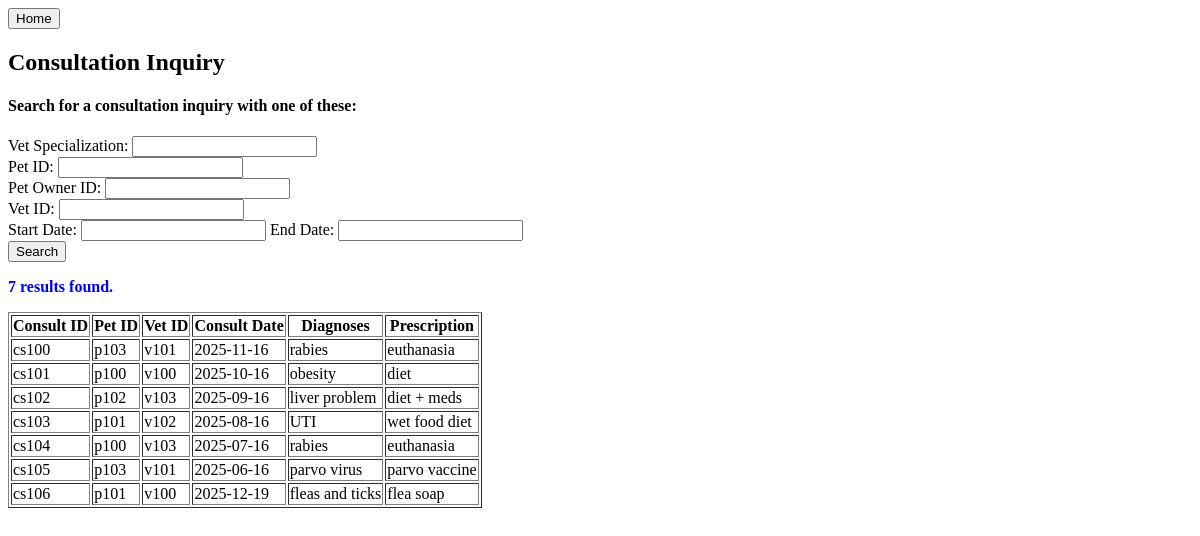
Before: /consultation/inquiry with the older database file.
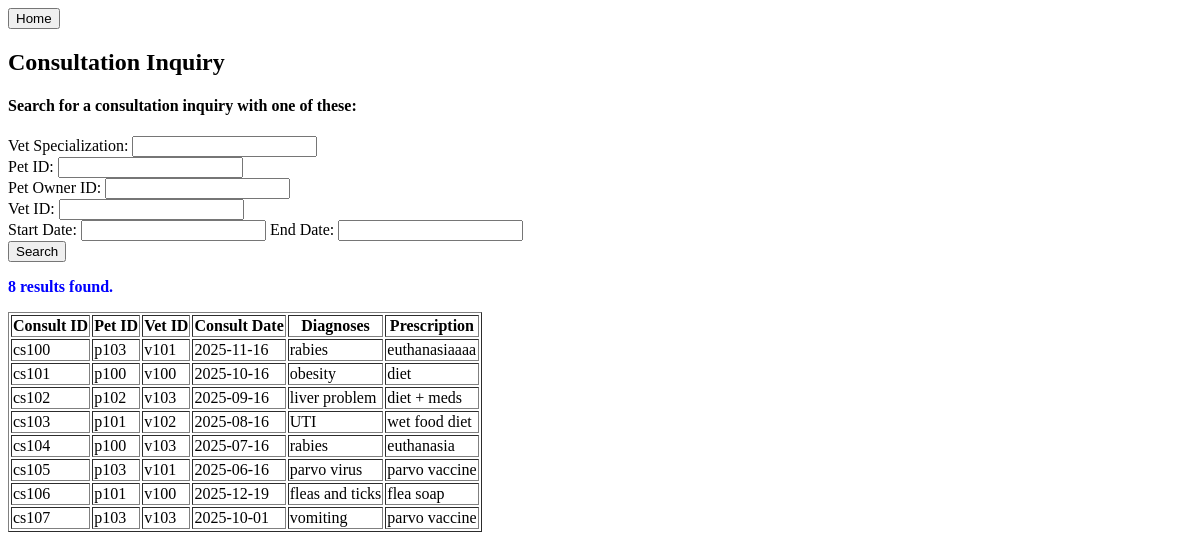
After: the same page with the newer database file.
### tables this page shows
CREATE TABLE "Consultation" (
	"consultID"	TEXT,
	"petID"	TEXT,
	"vetID"	TEXT,
	"consultDate"	TEXT,
	"diagnoses"	TEXT,
	"prescription"	TEXT,
	"deleted"	INTEGER DEFAULT 0,
	PRIMARY KEY("consultID"),
	FOREIGN KEY("petID") REFERENCES "Pet"("petID"),
	FOREIGN KEY("vetID") REFERENCES "Veterinarian"("vetID")
);

### app.py (the view)
@app.route("/consultation/inquiry", methods=["GET","POST"])
def consultation_inquiry():
    conn = db()
    query = """
    SELECT c.consultID, c.petID, c.vetID, c.consultDate, c.diagnoses, c.prescription
    FROM Consultation c
    JOIN Pet p ON c.petID = p.petID
    JOIN Veterinarian v ON c.vetID = v.vetID
    WHERE c.deleted=0
    """
    params = []
    vet_special = request.args.get("vetSpecial", "").strip()
    pet_id = request.args.get("petID", "").strip()
    owner_id = request.args.get("petOwnerID", "").strip()
    vet_id = request.args.get("vetID", "").strip()
    start_date = request.args.get("startDate", "").strip()
    end_date = request.args.get("endDate", "").strip()
    if vet_special:
        query += " AND v.vetSpecial LIKE ?"
        params.append(f"%{vet_special}%")
    if pet_id:
        query += " AND c.petID = ?"
        params.append(pet_id)
    if owner_id:
        query += " AND p.petOwnerID = ?"
        params.append(owner_id)
    if vet_id:
        query += " AND c.vetID = ?"
        params.append(vet_id)
    if start_date and end_date:
        query += " AND c.consultDate BETWEEN ? AND ?"
        params.extend([start_date, end_date])
    consultations = conn.execute(query, params).fetchall()
    inquiry_count = len(consultations) #display number of inquiries / count results
    conn.close()
    return render_template("consultation_inquiry.html", consultations=consultations, inquiry_count=inquiry_count)

### app.py (called while the page is built)
def db():
    return sqlite3.connect(DB)

### templates/consultation_inquiry.html
<button onclick="window.location.href='/'">Home</button>
<h2>Consultation Inquiry</h2>
<h4>Search for a consultation inquiry with one of these:</h4>
<form method="GET" action="/consultation/inquiry">
    <label>Vet Specialization: <input type="text" name="vetSpecial"></label><br>
    <label>Pet ID: <input type="text" name="petID"></label><br>
    <label>Pet Owner ID: <input type="text" name="petOwnerID"></label><br>
    <label>Vet ID: <input type="text" name="vetID"></label><br>
    <label>Start Date: <input type="text" name="startDate"></label>
    <label>End Date: <input type="text" name="endDate"></label><br>
    <button type="submit">Search</button>
</form>
{% if consultations is not none %}
    <p style="color: blue; font-weight: bold;"><strong>{{ inquiry_count }} result{{ 's' if inquiry_count != 1 else '' }} found.</strong></p>
{% endif %}
<table border="1">
    <tr>
        <th>Consult ID</th>
        <th>Pet ID</th>
        <th>Vet ID</th>
        <th>Consult Date</th>
        <th>Diagnoses</th>
        <th>Prescription</th>
    </tr>
    {% for c in consultations %}
    <tr>
        <td>{{ c[0] }}</td>
        <td>{{ c[1] }}</td>
        <td>{{ c[2] }}</td>
        <td>{{ c[3] }}</td>
        <td>{{ c[4] }}</td>
        <td>{{ c[5] }}</td>
    </tr>
    {% endfor %}
</table>

Changed rows visible on the page:
changed Consultation "cs100": prescription "euthanasia" → "euthanasiaaaa"
added Consultation: consultID "cs107", petID "p103", vetID "v103", consultDate "2025-10-01", diagnoses "vomiting", prescription "parvo vaccine"
Other visible differences:
{{ inquiry_count }}: "7" → "8"
